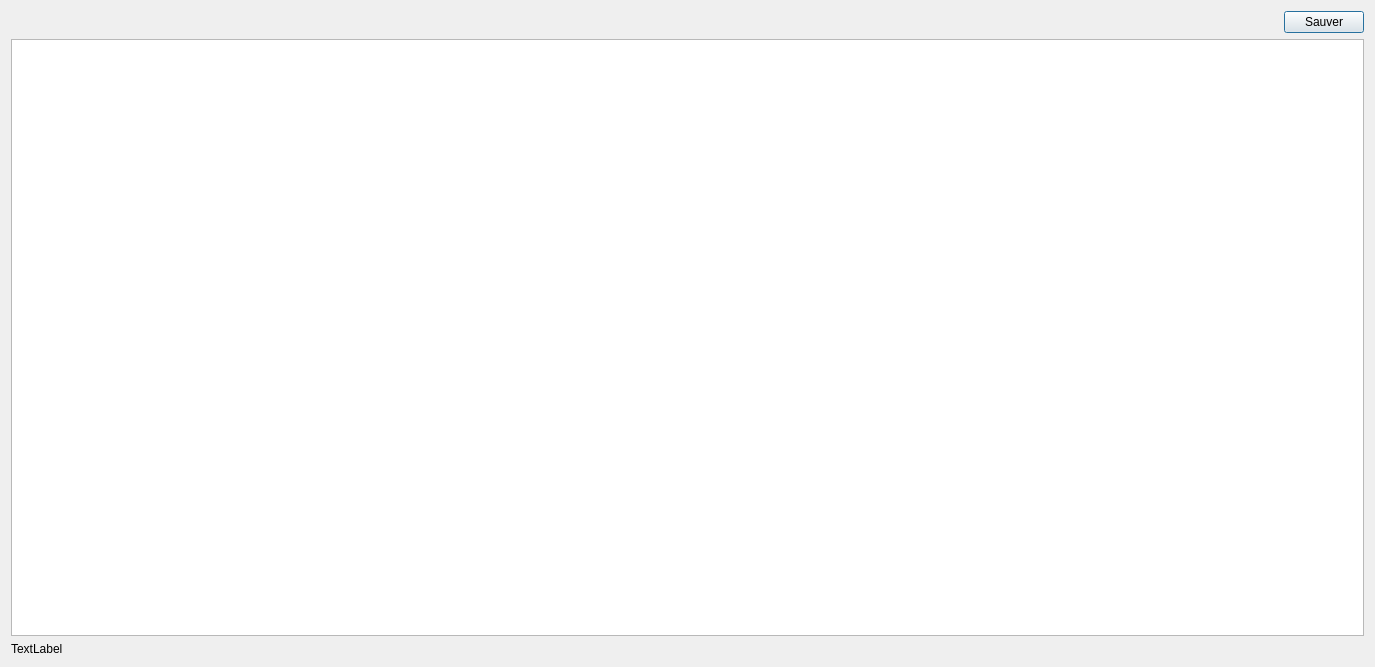
<?xml version="1.0" encoding="UTF-8"?>
<ui version="4.0">
 <class>DataViewer</class>
 <widget class="QDialog" name="DataViewer">
  <property name="windowModality">
   <enum>Qt::NonModal</enum>
  </property>
  <property name="geometry">
   <rect>
    <x>0</x>
    <y>0</y>
    <width>1375</width>
    <height>667</height>
   </rect>
  </property>
  <property name="sizePolicy">
   <sizepolicy hsizetype="Preferred" vsizetype="Maximum">
    <horstretch>0</horstretch>
    <verstretch>0</verstretch>
   </sizepolicy>
  </property>
  <property name="windowTitle">
   <string>Liste des objets</string>
  </property>
  <property name="autoFillBackground">
   <bool>false</bool>
  </property>
  <property name="sizeGripEnabled">
   <bool>false</bool>
  </property>
  <layout class="QGridLayout" name="gridLayout_2">
   <item row="2" column="0">
    <widget class="QTableView" name="tableView">
     <property name="contextMenuPolicy">
      <enum>Qt::DefaultContextMenu</enum>
     </property>
     <property name="autoFillBackground">
      <bool>false</bool>
     </property>
     <property name="dragEnabled">
      <bool>false</bool>
     </property>
     <property name="dragDropMode">
      <enum>QAbstractItemView::NoDragDrop</enum>
     </property>
     <property name="defaultDropAction">
      <enum>Qt::IgnoreAction</enum>
     </property>
     <property name="alternatingRowColors">
      <bool>true</bool>
     </property>
     <property name="selectionMode">
      <enum>QAbstractItemView::ExtendedSelection</enum>
     </property>
     <property name="selectionBehavior">
      <enum>QAbstractItemView::SelectRows</enum>
     </property>
     <property name="sortingEnabled">
      <bool>true</bool>
     </property>
     <attribute name="horizontalHeaderCascadingSectionResizes">
      <bool>false</bool>
     </attribute>
     <attribute name="horizontalHeaderStretchLastSection">
      <bool>false</bool>
     </attribute>
    </widget>
   </item>
   <item row="1" column="0">
    <layout class="QGridLayout" name="gridLayout">
     <item row="0" column="0">
      <widget class="QLabel" name="infoNomConf">
       <property name="sizePolicy">
        <sizepolicy hsizetype="Minimum" vsizetype="Preferred">
         <horstretch>0</horstretch>
         <verstretch>0</verstretch>
        </sizepolicy>
       </property>
       <property name="text">
        <string/>
       </property>
      </widget>
     </item>
     <item row="0" column="1">
      <widget class="QPushButton" name="savePushButton">
       <property name="sizePolicy">
        <sizepolicy hsizetype="Maximum" vsizetype="Maximum">
         <horstretch>0</horstretch>
         <verstretch>0</verstretch>
        </sizepolicy>
       </property>
       <property name="layoutDirection">
        <enum>Qt::RightToLeft</enum>
       </property>
       <property name="text">
        <string>Sauver</string>
       </property>
      </widget>
     </item>
    </layout>
   </item>
   <item row="3" column="0">
    <widget class="QLabel" name="infoNbObject">
     <property name="text">
      <string>TextLabel</string>
     </property>
    </widget>
   </item>
  </layout>
 </widget>
 <resources/>
 <connections/>
</ui>
